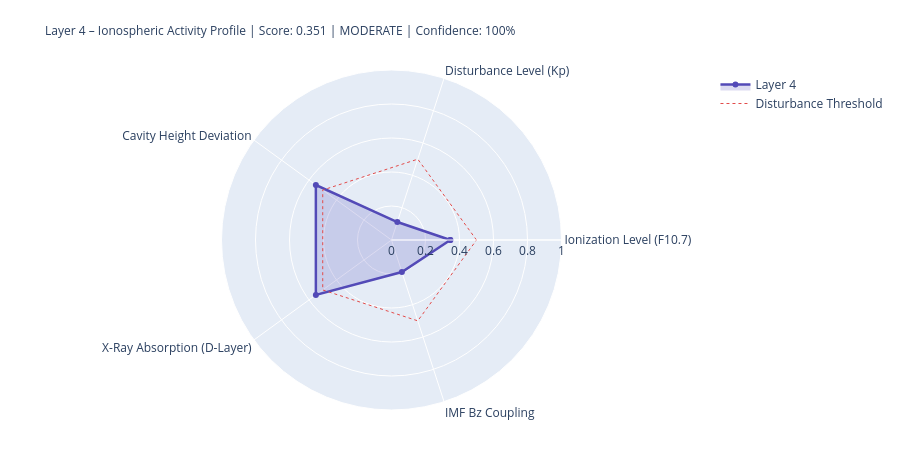

The cell this chart's notebook holds for it:
### Markdown cell above
---
## 4. State Assessment & Handoff to Layer 5

### Code cell
# ============================================================
# LAYER-4-SCORE
# ============================================================

COMPONENTS = {
    'Ionization Level (F10.7)':    {'score': ioniz,       'source': 'primary' if f107_now else 'from_layer0', 'dynamic': True},
    'Disturbance Level (Kp)':          {'score': disturb,     'source': 'primary' if kp_now   else 'from_layer0', 'dynamic': True},
    'Cavity Height Deviation':    {'score': h_dev,       'source': 'derived',                                'dynamic': True},
    'X-Ray Absorption (D-Layer)':{'score': xray_ioniz,  'source': 'primary' if xray_now else 'missing',     'dynamic': True},
    'IMF Bz Coupling':             {'score': bz_coupling, 'source': 'primary' if bz_now   else 'from_layer0', 'dynamic': True},
}

available    = {k: v['score'] for k, v in COMPONENTS.items() if v['score'] is not None}
unavailable  = [k for k, v in COMPONENTS.items() if v['score'] is None]
layer4_score = round(sum(available.values()) / len(available), 4) if available else None
confidence   = round(len(available) / len(COMPONENTS), 2)
level = ('unknown' if layer4_score is None
         else 'quiet'   if layer4_score < 0.3
         else 'moderate' if layer4_score < 0.6
         else 'active')
dominant_l4 = max(available, key=available.get) if available else 'none'

# Resonance delta for Schumann SR-1
sr1_ref = schumann_freq(1, 80.0)
sr1_now = schumann_freq(1, h_eff)
sr1_delta_mhz = (sr1_now - sr1_ref) * 1000

# Propagation conditions
prop_cond = ('disturbed'   if kp_val > 4
             else 'unsettled' if kp_val > 2
             else 'normal')
if xray_class in ['X', 'M']:
    prop_cond = 'Radio-Blackout moeglich'

W = 68
print('=' * W)
print('LAYER 4 – IONOSPHERE – STATE ASSESSMENT')
print('=' * W)
for name, comp in COMPONENTS.items():
    s = comp['score']
    if s is not None:
        bar = '█' * int(s * 20) + '░' * (20 - int(s * 20))
        print(f'  {name:<36} {bar}  {s:.3f}  [{comp["source"]}]')
    else:
        print(f'  {name:<36} {"─" * 20}  n/a   [missing]')
print('-' * W)
print(f'  Score:          {layer4_score:.3f}  ({len(available)}/{len(COMPONENTS)} components)')
print(f'  Confidence:     {confidence:.0%}')
print(f'  Level:          {level.upper()}')
print(f'  Dominant:       {dominant_l4}')
print(f'  Cavity height:  {h_eff:.1f} km  (Ref: 80.0 km)')
print(f'  SR-1:           {sr1_now:.3f} Hz  (Δ {sr1_delta_mhz:+.1f} mHz vs. ref)')
print(f'  Propagation:    {prop_cond}')
print(f'  X-Ray:          {xray_class}-class  ({xray_now:.2e} W/m²)' if xray_now else '  X-Ray:          n/a')
print('=' * W)

# Radar
cats   = list(available.keys())
vals_r = list(available.values())
if len(cats) >= 3:
    fig = go.Figure()
    fig.add_trace(go.Scatterpolar(
        r=vals_r + [vals_r[0]], theta=cats + [cats[0]],
        fill='toself', fillcolor='rgba(83,74,183,0.20)',
        line=dict(color='#534AB7', width=2.5), name='Layer 4'
    ))
    fig.add_trace(go.Scatterpolar(
        r=[0.5] * (len(cats)+1), theta=cats + [cats[0]],
        line=dict(color='#E24B4A', dash='dot', width=1),
        mode='lines', name='Disturbance Threshold'
    ))
    fig.update_layout(
        title=dict(
            text=f'Layer 4 – Ionospheric Activity Profile | Score: {layer4_score:.3f} | {level.upper()} | Confidence: {confidence:.0%}',
            font=dict(size=12)
        ),
        polar=dict(radialaxis=dict(visible=True, range=[0, 1])),
        height=450, showlegend=True,
        margin=dict(l=80, r=80, t=70, b=40)
    )
    fig.show()

### Figure 1 — Plotly figure (JSON) as saved in the notebook; plotly's stock layout.template omitted (floating-point values rounded to 4 significant figures)
{"data": [{"fill": "toself", "fillcolor": "rgba(83,74,183,0.20)", "line": {"color": "#534AB7", "width": 2.5}, "name": "Layer 4", "r": [0.346, 0.111, 0.55, 0.55, 0.198, 0.346], "theta": ["Ionization Level (F10.7)", "Disturbance Level (Kp)", "Cavity Height Deviation", "X-Ray Absorption (D-Layer)", "IMF Bz Coupling", "Ionization Level (F10.7)"], "type": "scatterpolar"}, {"line": {"color": "#E24B4A", "dash": "dot", "width": 1}, "mode": "lines", "name": "Disturbance Threshold", "r": [0.5, 0.5, 0.5, 0.5, 0.5, 0.5], "theta": ["Ionization Level (F10.7)", "Disturbance Level (Kp)", "Cavity Height Deviation", "X-Ray Absorption (D-Layer)", "IMF Bz Coupling", "Ionization Level (F10.7)"], "type": "scatterpolar"}], "layout": {"height": 450, "margin": {"b": 40, "l": 80, "r": 80, "t": 70}, "polar": {"radialaxis": {"range": [0, 1], "visible": true}}, "showlegend": true, "title": {"font": {"size": 12}, "text": "Layer 4 – Ionospheric Activity Profile | Score: 0.351 | MODERATE | Confidence: 100%"}}}
